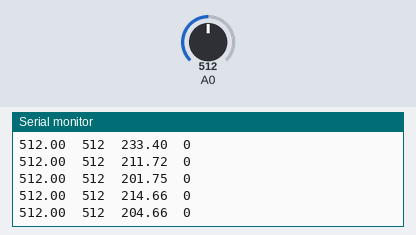
Bench run of a sketch on a simulated Arduino Uno, built with avr-gcc and run on an emulated ATmega328P. On the bench: the last lines printed to the serial monitor. The test bench sets the inputs (shaded band); at power-on: A0 = 512. Random numbers use the default seed unless the sketch sets one.

Above: at 6.2 s.
6.3 s: A0 set to 925
At 6.34 s:
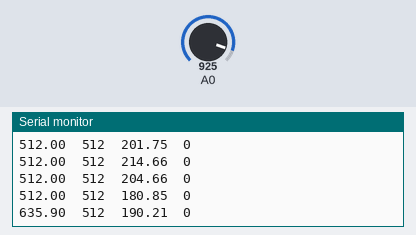
7.8 s: A0 set to 944
At 7.88 s:
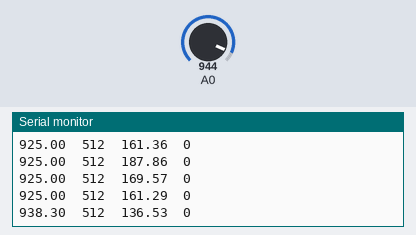
Timing chart, 0 to 10.8 s (numbered marks = the images above; inputs shaded):
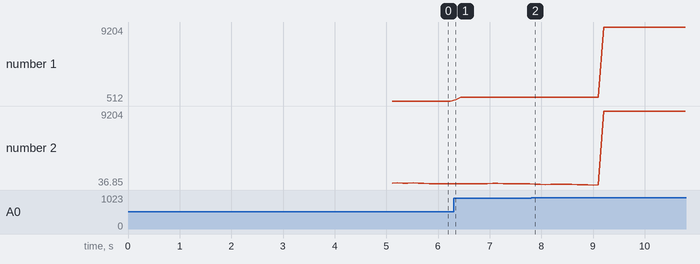

Measured:
- after the input at 6.3 s, the serial monitor: prints a new line at once (image 1)
- after the input at 7.8 s, the serial monitor: prints a new line after 0.07 s (image 2)
- plotted number 1: 512 → 925 after the input at 6.3 s, 925 → 9204 after the input at 7.8 s
- plotted number 2: 161.29 → 9204 after the input at 7.8 s

The sketch:

emg_game.ino
```cpp
long int minval, maxval;
float ref, cumerror = 0;

void setup() {
  // put your setup code here, to run once:
  Serial.begin(9600);
  randomSeed(analogRead(A3));

  while(millis() < 5000) {
    int volt = analogRead(A0);
    minval = min(minval, volt);
    maxval = max(maxval, volt);
    delay(10);
  }
  ref = minval/2 + maxval/2;

//  ref = analogRead(A0);
//  minval = ref;
//  maxval = ref;
}

void loop() {
  // put your main code here, to run repeatedly:

  static float speed = 1;
  speed += 2e-2;
  ref += speed*random(-100, 100) * (maxval - minval)/2e3;
  ref = constrain(ref, minval, maxval);

  float volt = 0;
  for(int n = 0; n < 10; n++) {
    volt += analogRead(A0) / 10.0;
    delay(10);
  }

  float error = fabs(volt - ref);
  if(error < 10)
    error = 0;
  cumerror += 0.1*error;
  if(cumerror > 5*(maxval - minval) && millis() > 5000)
    while(true) {
      static long int score = millis();
      Serial.print(String(score) + '\t' + score + '\t' + score + '\t' + score + '\n');
    }

  Serial.print(String(volt) + '\t' + maxval + '\t' + ref + '\t' + minval +  '\n');
}
```
